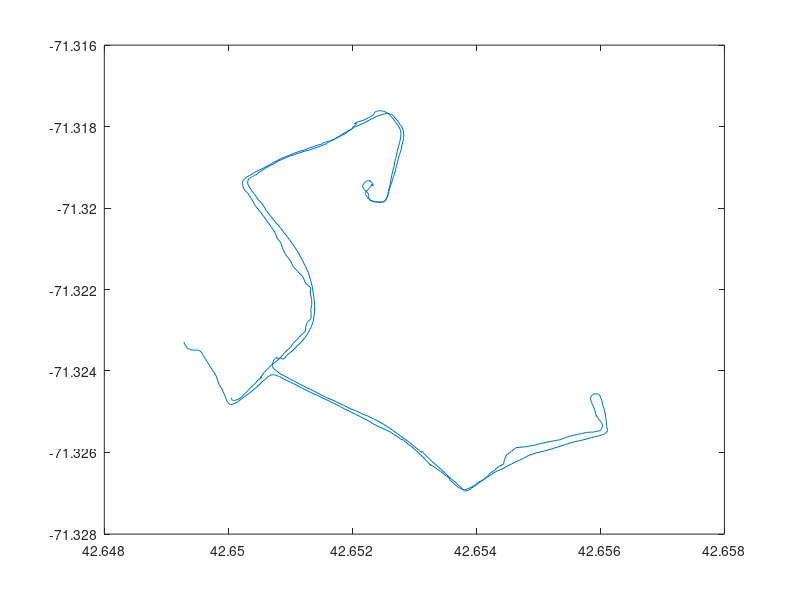

The MATLAB source for this figure: (Note: this script raises an error after producing the figure.)
clear
data=csvread('loccsv.csv')
Zk  =zeros(2,length(data));

plot(data(:,1),data(:,2));


for i=1:length(data)
lat_m(i)=latitudetometer(data(i,1))
long_m(i)=longitudetometer(data(i,2))
end


Zk(1,:)=lat_m
%get the velocity component along latitude
v_lat  =data(:,4).*sin(deg2rad(data(:,5)))
% measurement vector
Zk(2,:)=v_lat

accuracy=data(:,3)

Uk(1,:)=data(:,7)
%%%% rwill change as per the values of gps accuracy


